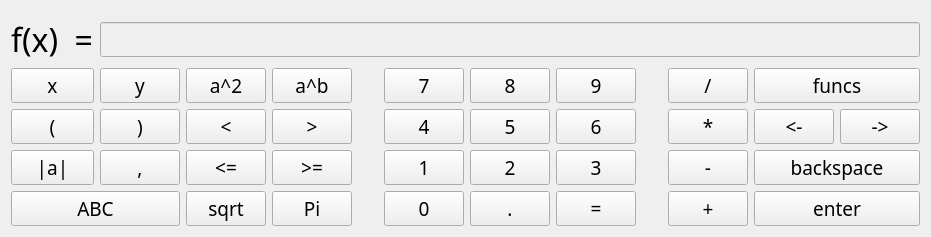
      <widget class="QWidget" name="main_page">
       <layout class="QGridLayout" name="gridLayout">
        <item row="5" column="5">
         <widget class="QPushButton" name="zero_pushButton">
          <property name="font">
           <font>
            <family>American Typewriter</family>
            <pointsize>14</pointsize>
           </font>
          </property>
          <property name="focusPolicy">
           <enum>Qt::ClickFocus</enum>
          </property>
          <property name="text">
           <string>0</string>
          </property>
          <property name="shortcut">
           <string>0</string>
          </property>
         </widget>
        </item>
        <item row="2" column="0">
         <widget class="QPushButton" name="x_pushButton">
          <property name="sizePolicy">
           <sizepolicy hsizetype="Minimum" vsizetype="Fixed">
            <horstretch>0</horstretch>
            <verstretch>0</verstretch>
           </sizepolicy>
          </property>
          <property name="font">
           <font>
            <family>American Typewriter</family>
            <pointsize>14</pointsize>
           </font>
          </property>
          <property name="focusPolicy">
           <enum>Qt::ClickFocus</enum>
          </property>
          <property name="text">
           <string>x</string>
          </property>
          <property name="shortcut">
           <string>X</string>
          </property>
         </widget>
        </item>
        <item row="5" column="7">
         <widget class="QPushButton" name="equal_pushButton">
          <property name="font">
           <font>
            <family>American Typewriter</family>
            <pointsize>14</pointsize>
           </font>
          </property>
          <property name="focusPolicy">
           <enum>Qt::ClickFocus</enum>
          </property>
          <property name="text">
           <string>=</string>
          </property>
          <property name="shortcut">
           <string>=</string>
          </property>
         </widget>
        </item>
        <item row="4" column="0">
         <widget class="QPushButton" name="module_pushButton">
          <property name="font">
           <font>
            <family>American Typewriter</family>
            <pointsize>14</pointsize>
           </font>
          </property>
          <property name="focusPolicy">
           <enum>Qt::ClickFocus</enum>
          </property>
          <property name="text">
           <string>|a|</string>
          </property>
         </widget>
        </item>
        <item row="5" column="2">
         <widget class="QPushButton" name="sqrt_pushButton">
          <property name="font">
           <font>
            <family>American Typewriter</family>
            <pointsize>14</pointsize>
           </font>
          </property>
          <property name="focusPolicy">
           <enum>Qt::ClickFocus</enum>
          </property>
          <property name="text">
           <string>sqrt</string>
          </property>
         </widget>
        </item>
        <item row="2" column="3">
         <widget class="QPushButton" name="ab_pushButton">
          <property name="font">
           <font>
            <family>American Typewriter</family>
            <pointsize>14</pointsize>
           </font>
          </property>
          <property name="focusPolicy">
           <enum>Qt::ClickFocus</enum>
          </property>
          <property name="text">
           <string>a^b</string>
          </property>
         </widget>
        </item>
        <item row="0" column="0" colspan="12">
         <widget class="QCustomPlot" name="graph" native="true">
          <property name="enabled">
           <bool>true</bool>
          </property>
         </widget>
        </item>
        <item row="2" column="10" colspan="2">
         <widget class="QPushButton" name="funcs_pushButton">
          <property name="font">
           <font>
            <family>American Typewriter</family>
            <pointsize>14</pointsize>
           </font>
          </property>
          <property name="focusPolicy">
           <enum>Qt::ClickFocus</enum>
          </property>
          <property name="text">
           <string>funcs</string>
          </property>
          <property name="shortcut">
           <string>F</string>
          </property>
         </widget>
        </item>
        <item row="4" column="2">
         <widget class="QPushButton" name="less_or_equal_pushButton">
          <property name="font">
           <font>
            <family>American Typewriter</family>
            <pointsize>14</pointsize>
           </font>
          </property>
          <property name="focusPolicy">
           <enum>Qt::ClickFocus</enum>
          </property>
          <property name="text">
           <string>&lt;=</string>
          </property>
          <property name="shortcut">
           <string>&lt;, +</string>
          </property>
         </widget>
        </item>
        <item row="5" column="3">
         <widget class="QPushButton" name="pi_pushButton">
          <property name="font">
           <font>
            <family>American Typewriter</family>
            <pointsize>14</pointsize>
           </font>
          </property>
          <property name="focusPolicy">
           <enum>Qt::ClickFocus</enum>
          </property>
          <property name="text">
           <string>Pi</string>
          </property>
          <property name="shortcut">
           <string>P</string>
          </property>
         </widget>
        </item>
        <item row="5" column="6">
         <widget class="QPushButton" name="point_pushButton">
          <property name="font">
           <font>
            <family>American Typewriter</family>
            <pointsize>14</pointsize>
           </font>
          </property>
          <property name="focusPolicy">
           <enum>Qt::ClickFocus</enum>
          </property>
          <property name="text">
           <string>.</string>
          </property>
          <property name="shortcut">
           <string>.</string>
          </property>
         </widget>
        </item>
        <item row="3" column="2">
         <widget class="QPushButton" name="less_pushButton">
          <property name="font">
           <font>
            <family>American Typewriter</family>
            <pointsize>14</pointsize>
           </font>
          </property>
          <property name="focusPolicy">
           <enum>Qt::ClickFocus</enum>
          </property>
          <property name="text">
           <string>&lt;</string>
          </property>
          <property name="shortcut">
           <string>&lt;</string>
          </property>
         </widget>
        </item>
        <item row="4" column="1">
         <widget class="QPushButton" name="comma_pushButton">
          <property name="font">
           <font>
            <family>American Typewriter</family>
            <pointsize>14</pointsize>
           </font>
          </property>
          <property name="focusPolicy">
           <enum>Qt::ClickFocus</enum>
          </property>
          <property name="text">
           <string>,</string>
          </property>
          <property name="shortcut">
           <string>,</string>
          </property>
         </widget>
        </item>
        <item row="2" column="2">
         <widget class="QPushButton" name="a2_pushButton">
          <property name="font">
           <font>
            <family>American Typewriter</family>
            <pointsize>14</pointsize>
           </font>
          </property>
          <property name="focusPolicy">
           <enum>Qt::ClickFocus</enum>
          </property>
          <property name="text">
           <string>a^2</string>
          </property>
         </widget>
        </item>
        <item row="5" column="10" colspan="2">
         <widget class="QPushButton" name="enter_pushButton">
          <property name="font">
           <font>
            <family>American Typewriter</family>
            <pointsize>14</pointsize>
           </font>
          </property>
          <property name="focusPolicy">
           <enum>Qt::ClickFocus</enum>
          </property>
          <property name="text">
           <string>enter</string>
          </property>
          <property name="shortcut">
           <string>Return</string>
          </property>
         </widget>
        </item>
        <item row="4" column="5">
         <widget class="QPushButton" name="one_pushButton">
          <property name="font">
           <font>
            <family>American Typewriter</family>
            <pointsize>14</pointsize>
           </font>
          </property>
          <property name="focusPolicy">
           <enum>Qt::ClickFocus</enum>
          </property>
          <property name="text">
           <string>1</string>
          </property>
          <property name="shortcut">
           <string>1</string>
          </property>
         </widget>
        </item>
        <item row="4" column="6">
         <widget class="QPushButton" name="two_pushButton">
          <property name="font">
           <font>
            <family>American Typewriter</family>
            <pointsize>14</pointsize>
           </font>
          </property>
          <property name="focusPolicy">
           <enum>Qt::ClickFocus</enum>
          </property>
          <property name="text">
           <string>2</string>
          </property>
          <property name="shortcut">
           <string>2</string>
          </property>
         </widget>
        </item>
        <item row="4" column="7">
         <widget class="QPushButton" name="three_pushButton">
          <property name="font">
           <font>
            <family>American Typewriter</family>
            <pointsize>14</pointsize>
           </font>
          </property>
          <property name="focusPolicy">
           <enum>Qt::ClickFocus</enum>
          </property>
          <property name="text">
           <string>3</string>
          </property>
          <property name="shortcut">
           <string>3</string>
          </property>
         </widget>
        </item>
        <item row="3" column="10">
         <widget class="QPushButton" name="back_pushButton">
          <property name="font">
           <font>
            <family>American Typewriter</family>
            <pointsize>14</pointsize>
           </font>
          </property>
          <property name="focusPolicy">
           <enum>Qt::ClickFocus</enum>
          </property>
          <property name="text">
           <string>&lt;-</string>
          </property>
          <property name="shortcut">
           <string>Left</string>
          </property>
         </widget>
        </item>
        <item row="3" column="5">
         <widget class="QPushButton" name="four_pushButton">
          <property name="font">
           <font>
            <family>American Typewriter</family>
            <pointsize>14</pointsize>
           </font>
          </property>
          <property name="focusPolicy">
           <enum>Qt::ClickFocus</enum>
          </property>
          <property name="text">
           <string>4</string>
          </property>
          <property name="shortcut">
           <string>4</string>
          </property>
         </widget>
        </item>
        <item row="3" column="3">
         <widget class="QPushButton" name="more_pushButton">
          <property name="font">
           <font>
            <family>American Typewriter</family>
            <pointsize>14</pointsize>
           </font>
          </property>
          <property name="focusPolicy">
           <enum>Qt::ClickFocus</enum>
          </property>
          <property name="text">
           <string>&gt;</string>
          </property>
          <property name="shortcut">
           <string>&gt;</string>
          </property>
         </widget>
        </item>
        <item row="2" column="5">
         <widget class="QPushButton" name="seven_pushButton">
          <property name="font">
           <font>
            <family>American Typewriter</family>
            <pointsize>14</pointsize>
           </font>
          </property>
          <property name="focusPolicy">
           <enum>Qt::ClickFocus</enum>
          </property>
          <property name="text">
           <string>7</string>
          </property>
          <property name="shortcut">
           <string>7</string>
          </property>
         </widget>
        </item>
        <item row="2" column="9">
         <widget class="QPushButton" name="div_pushButton">
          <property name="font">
           <font>
            <family>American Typewriter</family>
            <pointsize>14</pointsize>
           </font>
          </property>
          <property name="focusPolicy">
           <enum>Qt::ClickFocus</enum>
          </property>
          <property name="text">
           <string>/</string>
          </property>
          <property name="shortcut">
           <string>/</string>
          </property>
         </widget>
        </item>
        <item row="4" column="10" colspan="2">
         <widget class="QPushButton" name="backspace_pushButton">
          <property name="font">
           <font>
            <family>American Typewriter</family>
            <pointsize>14</pointsize>
           </font>
          </property>
          <property name="focusPolicy">
           <enum>Qt::ClickFocus</enum>
          </property>
          <property name="text">
           <string>backspace</string>
          </property>
          <property name="shortcut">
           <string>Backspace</string>
          </property>
         </widget>
        </item>
        <item row="5" column="9">
         <widget class="QPushButton" name="plus_pushButton">
          <property name="font">
           <font>
            <family>American Typewriter</family>
            <pointsize>14</pointsize>
           </font>
          </property>
          <property name="focusPolicy">
           <enum>Qt::ClickFocus</enum>
          </property>
          <property name="text">
           <string>+</string>
          </property>
          <property name="shortcut">
           <string>+</string>
          </property>
         </widget>
        </item>
        <item row="5" column="0" colspan="2">
         <widget class="QPushButton" name="abc_pushButton">
          <property name="font">
           <font>
            <family>American Typewriter</family>
            <pointsize>14</pointsize>
           </font>
          </property>
          <property name="focusPolicy">
           <enum>Qt::ClickFocus</enum>
          </property>
          <property name="text">
           <string>ABC</string>
          </property>
         </widget>
        </item>
        <item row="3" column="7">
         <widget class="QPushButton" name="six_pushButton">
          <property name="font">
           <font>
            <family>American Typewriter</family>
            <pointsize>14</pointsize>
           </font>
          </property>
          <property name="focusPolicy">
           <enum>Qt::ClickFocus</enum>
          </property>
          <property name="text">
           <string>6</string>
          </property>
          <property name="shortcut">
           <string>6</string>
          </property>
         </widget>
        </item>
        <item row="3" column="9">
         <widget class="QPushButton" name="increase_pushButton">
          <property name="font">
           <font>
            <family>American Typewriter</family>
            <pointsize>14</pointsize>
           </font>
          </property>
          <property name="focusPolicy">
           <enum>Qt::ClickFocus</enum>
          </property>
          <property name="text">
           <string>*</string>
          </property>
          <property name="shortcut">
           <string>*</string>
          </property>
         </widget>
        </item>
        <item row="3" column="11">
         <widget class="QPushButton" name="forth_pushButton">
          <property name="font">
           <font>
            <family>American Typewriter</family>
            <pointsize>14</pointsize>
           </font>
          </property>
          <property name="focusPolicy">
           <enum>Qt::ClickFocus</enum>
          </property>
          <property name="text">
           <string>-&gt;</string>
          </property>
          <property name="shortcut">
           <string>Right</string>
          </property>
         </widget>
        </item>
        <item row="3" column="0">
         <widget class="QPushButton" name="bracket1_pushButton">
          <property name="font">
           <font>
            <family>American Typewriter</family>
            <pointsize>14</pointsize>
           </font>
          </property>
          <property name="focusPolicy">
           <enum>Qt::ClickFocus</enum>
          </property>
          <property name="text">
           <string>(</string>
          </property>
          <property name="shortcut">
           <string>(</string>
          </property>
         </widget>
        </item>
        <item row="2" column="6">
         <widget class="QPushButton" name="eight_pushButton">
          <property name="font">
           <font>
            <family>American Typewriter</family>
            <pointsize>14</pointsize>
           </font>
          </property>
          <property name="focusPolicy">
           <enum>Qt::ClickFocus</enum>
          </property>
          <property name="text">
           <string>8</string>
          </property>
          <property name="shortcut">
           <string>8</string>
          </property>
         </widget>
        </item>
        <item row="3" column="1">
         <widget class="QPushButton" name="bracket2_pushButton">
          <property name="font">
           <font>
            <family>American Typewriter</family>
            <pointsize>14</pointsize>
           </font>
          </property>
          <property name="focusPolicy">
           <enum>Qt::ClickFocus</enum>
          </property>
          <property name="text">
           <string>)</string>
          </property>
          <property name="shortcut">
           <string>)</string>
          </property>
         </widget>
        </item>
        <item row="2" column="7">
         <widget class="QPushButton" name="nine_pushButton">
          <property name="font">
           <font>
            <family>American Typewriter</family>
            <pointsize>14</pointsize>
           </font>
          </property>
          <property name="focusPolicy">
           <enum>Qt::ClickFocus</enum>
          </property>
          <property name="text">
           <string>9</string>
          </property>
          <property name="shortcut">
           <string>9</string>
          </property>
         </widget>
        </item>
        <item row="4" column="3">
         <widget class="QPushButton" name="more_or_equal_pushButton">
          <property name="font">
           <font>
            <family>American Typewriter</family>
            <pointsize>14</pointsize>
           </font>
          </property>
          <property name="focusPolicy">
           <enum>Qt::ClickFocus</enum>
          </property>
          <property name="text">
           <string>&gt;=</string>
          </property>
          <property name="shortcut">
           <string>&gt;, +</string>
          </property>
         </widget>
        </item>
        <item row="3" column="6">
         <widget class="QPushButton" name="five_pushButton">
          <property name="font">
           <font>
            <family>American Typewriter</family>
            <pointsize>14</pointsize>
           </font>
          </property>
          <property name="focusPolicy">
           <enum>Qt::ClickFocus</enum>
          </property>
          <property name="text">
           <string>5</string>
          </property>
          <property name="shortcut">
           <string>5</string>
          </property>
         </widget>
        </item>
        <item row="2" column="1">
         <widget class="QPushButton" name="y_pushButton">
          <property name="font">
           <font>
            <family>American Typewriter</family>
            <pointsize>14</pointsize>
           </font>
          </property>
          <property name="focusPolicy">
           <enum>Qt::ClickFocus</enum>
          </property>
          <property name="text">
           <string>y</string>
          </property>
          <property name="shortcut">
           <string>Y</string>
          </property>
         </widget>
        </item>
        <item row="4" column="9">
         <widget class="QPushButton" name="minus_pushButton">
          <property name="font">
           <font>
            <family>American Typewriter</family>
            <pointsize>14</pointsize>
           </font>
          </property>
          <property name="focusPolicy">
           <enum>Qt::ClickFocus</enum>
          </property>
          <property name="text">
           <string>-</string>
          </property>
          <property name="shortcut">
           <string>-</string>
          </property>
         </widget>
        </item>
        <item row="2" column="8" rowspan="4">
         <spacer name="horizontalSpacer_2">
          <property name="orientation">
           <enum>Qt::Vertical</enum>
          </property>
          <property name="sizeHint" stdset="0">
           <size>
            <width>20</width>
            <height>40</height>
           </size>
          </property>
         </spacer>
        </item>
        <item row="2" column="4" rowspan="4">
         <spacer name="horizontalSpacer">
          <property name="orientation">
           <enum>Qt::Vertical</enum>
          </property>
          <property name="sizeHint" stdset="0">
           <size>
            <width>20</width>
            <height>40</height>
           </size>
          </property>
         </spacer>
        </item>
        <item row="1" column="1" colspan="11">
         <widget class="QLineEdit" name="lineEdit">
          <property name="enabled">
           <bool>false</bool>
          </property>
          <property name="font">
           <font>
            <family>American Typewriter</family>
            <pointsize>14</pointsize>
           </font>
          </property>
          <property name="focusPolicy">
           <enum>Qt::ClickFocus</enum>
          </property>
          <property name="maxLength">
           <number>100</number>
          </property>
         </widget>
        </item>
        <item row="1" column="0">
         <widget class="QLabel" name="fxis_label">
          <property name="font">
           <font>
            <family>American Typewriter</family>
            <pointsize>24</pointsize>
           </font>
          </property>
          <property name="text">
           <string>f(x)  =</string>
          </property>
         </widget>
        </item>
       </layout>
       <zorder>zero_pushButton</zorder>
       <zorder>x_pushButton</zorder>
       <zorder>equal_pushButton</zorder>
       <zorder>module_pushButton</zorder>
       <zorder>sqrt_pushButton</zorder>
       <zorder>ab_pushButton</zorder>
       <zorder>funcs_pushButton</zorder>
       <zorder>less_or_equal_pushButton</zorder>
       <zorder>pi_pushButton</zorder>
       <zorder>point_pushButton</zorder>
       <zorder>less_pushButton</zorder>
       <zorder>comma_pushButton</zorder>
       <zorder>a2_pushButton</zorder>
       <zorder>enter_pushButton</zorder>
       <zorder>one_pushButton</zorder>
       <zorder>two_pushButton</zorder>
       <zorder>three_pushButton</zorder>
       <zorder>back_pushButton</zorder>
       <zorder>four_pushButton</zorder>
       <zorder>more_pushButton</zorder>
       <zorder>seven_pushButton</zorder>
       <zorder>div_pushButton</zorder>
       <zorder>backspace_pushButton</zorder>
       <zorder>plus_pushButton</zorder>
       <zorder>abc_pushButton</zorder>
       <zorder>six_pushButton</zorder>
       <zorder>increase_pushButton</zorder>
       <zorder>forth_pushButton</zorder>
       <zorder>bracket1_pushButton</zorder>
       <zorder>eight_pushButton</zorder>
       <zorder>bracket2_pushButton</zorder>
       <zorder>lineEdit</zorder>
       <zorder>nine_pushButton</zorder>
       <zorder>more_or_equal_pushButton</zorder>
       <zorder>five_pushButton</zorder>
       <zorder>y_pushButton</zorder>
       <zorder>minus_pushButton</zorder>
       <zorder>fxis_label</zorder>
       <zorder>graph</zorder>
      </widget>
